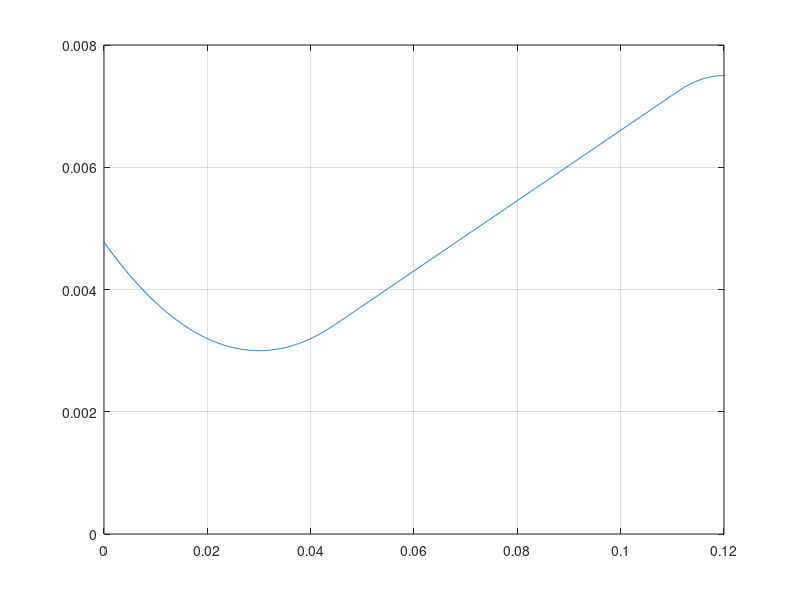

This figure's MATLAB source: (Note: this script raises an error after producing the figure.)
close all;
clc;
%Donnee:
b = 50e-3; % largeur de la conduite [m]
d_e = 15e-3; % hauteur de la sortie de la conduite [m]
h_e = 0.5*d_e; % [m]
d_t = 6e-3; % hauteur de la gorge [m]
h_t = 0.5*d_t; % [m]
L_c = 30e-3; % longueur partie convergente [m]
L_d = 90e-3; % longueur partie divergente [m]
L = 270e-3; % longueur conduite [m]
alpha = 3.25*pi/180; % angle de pente divergente [rad]
r1 = 254.3e-3; % rayon de courbure de la gorge [m] 
r2 = 153.7e-3; % rayon de courbure fin de divergente [m]
X = linspace(0,0.39,3900);
H = zeros(1,3900);
Mx = zeros(3,3900);
p = zeros(3,3900);
p0 = zeros(3,3900);

%%%%% Modelisation Geometry nozzle %%%%%

X_p1 = L_c + r1/( sqrt( 1/(tan(alpha))^2 -1 ) );

X_p2 = L_c + L_d - r2/( sqrt( 1/(tan(alpha))^2 +1 ) );

for i=1:length(X)
    if X(i)<=X_p1
        H(i) = h_t + r1 - sqrt( (r1)^2 - (X(i) - L_c)^2 );
    elseif X(i)<=X_p2 && X(i)>X_p1
        H(i) = 0.05748375*X(i) + 0.85568e-3;
    elseif X(i)<=0.12 && X(i)>X_p2
        H(i) = h_e - r2 + sqrt( (r2)^2 - (X(i) -L_c -L_d)^2);
    else
        H(i) = h_e;
    end
end
% plot nozzle
figure
%subplot(3,1,1);
plot(X,H)
grid on
xlim([0 0.12])
ylim([0 8e-3])

%% Calcul %%

%Donnees 
T0 = 300; % [K]
pa = 1.01325; % [bar]
At = d_t * b; % [m^2]
Ae = b * d_e; %[m^2]
S = 111; %[K]
Tref = 273.15; %[K]
muref = 1.716e-5; %[Ns/m^2]
R = 287.1;
gamma = 1.4;
Ax = 2*H*b; % Vecteur des aires

%cas sonic a gorge et subsonic apres
pe = pa;
Me = iterativeMachNumber(0.5,At,Ae,'subsonic');
p00(1) = pe * (1+ Me^(2) *(gamma-1)/2 )^(gamma/(gamma-1));

for i=1:length(Ax)
    Mx(1,i) = iterativeMachNumber(0.5,At,Ax(i),'subsonic');
end
p0(1,:) = p00(1)*ones(1,3900);
    

%cas supersonic a la divergence et shock a x=0.07
Ash = 2*H(700)*b;
Ms1 = iterativeMachNumber(1.5,At,Ash,'supersonic');
Ms2 = sqrt( (1+ Ms1^(2) *(gamma-1)/2 )/(gamma * Ms1^(2) - (gamma-1)/2 ) );
pe = pa;
A2star = Ash*Ms2*(((gamma+1)/2) / (1 + Ms2^2 * (gamma-1)/2))^((gamma+1)/(2*gamma-2));
Me = iterativeMachNumber(0.5,A2star,Ae,'subsonic');
p02 = pe * (1+ Me^(2) *(gamma-1)/2 )^(gamma/(gamma-1));
p01 = p02 / ((((gamma+1)/2) / (gamma*Ms1^2 - (gamma-1)/2))^(1/(gamma-1)) * ...
    ((((gamma+1)/2)*Ms1^2) / (1 + (gamma-1)/2*Ms1^2))^(gamma/(gamma-1)));
p00(2) = p01;

for i=1:length(Ax)
    if i<300
        Mx(2,i) = iterativeMachNumber(0.5,At,Ax(i),'subsonic');
    elseif i == 300
        Mx(2,i) = 1;
    elseif i > 300 && i <= 700
        Mx(2,i) = iterativeMachNumber(1.1,At,Ax(i),'supersonic');
    elseif i > 700
        Mx(2,i) = iterativeMachNumber(0.5,A2star,Ax(i),'subsonic');
    end
end

p0(2,:) = [p01*ones(1,700) p02*ones(1,3200)];

%cas sonic a gorge et supersonic partout avec shock a la sortie
% pe < pa
% Ash = Ae
Ms1 = iterativeMachNumber(1.5,At,Ae,'supersonic');
Ms2 = sqrt( (1+ Ms1^(2) *(gamma-1)/2 )/(gamma * Ms1^(2) - (gamma-1)/2 ) );
ps2 = pa;
p02 = ps2 * (1+ Ms2^(2) *(gamma-1)/2 )^(gamma/(gamma-1));
p01 = p02 / ((((gamma+1)/2) / (gamma*Ms1^2 - (gamma-1)/2))^(1/(gamma-1)) * ...
    ((((gamma+1)/2)*Ms1^2) / (1 + (gamma-1)/2*Ms1^2))^(gamma/(gamma-1)));
p00(3) = p01;

for i=1:length(Ax)
    if i<300
        Mx(3,i) = iterativeMachNumber(0.5,At,Ax(i),'subsonic');
    elseif i == 300
        Mx(3,i) = 1;
    elseif i > 300
        Mx(3,i) = iterativeMachNumber(1.5,At,Ax(i),'supersonic');
    end
end
p0(3,:) = [p01*ones(1,1200) p02*ones(1,2700)];

p = p0 ./(1+ Mx.^(2) *(gamma-1)/2 ).^(gamma/(gamma-1));
figure;
plot(X,p(1,:)./p0(1,:),X,p(2,:)./p0(2,:),X,p(3,:)./p0(3,:));

% Qm
Qm = (2/(gamma+1))^((gamma+1)/(2*gamma-2)) * sqrt(gamma/R) * At * p00/sqrt(T0)

%subplot(3,1,2);
figure
plot(X,Mx(1,:),'r');
grid on

hold on 
plot(X,Mx(2,:),'g');

hold on 
plot(X,Mx(3,:),'b');
%xlim([0 0.12])



function [lambda] = iterativeFriction(lambda_init , Re_d)
    x = lambda_init;
    f = @(lambda)(-3.0*log10(2.03*lambda/Re_d))
    epsilon = 1; % difference entre f(i+1) et f(i)
    
    while (epsilon > 0.001) % Precision 1e-3
        y = f(x)
        epsilon = abs(y - x)
        x = y
    end
    
    lambda = x;
end

function [Mx] = iterativeMachNumber(M_init , At , Ax , mode)
    % Constantes
    gamma = 1.4;
    epsilon = 1;
    x = M_init;
    
    % Choix d'equation selon supersonique ou subsonique
    if strcmp(mode,'subsonic')
        f = @(M)( At/Ax *( ((gamma+1)/2) / (1 + (gamma-1)/2 * M^2) )^((-gamma+1)/(2*gamma - 2)) );
    elseif strcmp(mode,'supersonic')
        %f = @(M)( sqrt( (2/(gamma-1)) * ( ((gamma+1)/2) * (At/(Ax*M))^((-2*gamma+2)/(gamma+1)) - 1) ) );       
        f = @(M)( sqrt( ( ((gamma+1)/2) * (At/(M*Ax))^(-2*(gamma-1)/(gamma+1)) - 1 ) * 2/(gamma-1) ) );
    else
        error('ERROR : wrong parameter "mode" given to the function');
    end
    
    % Boucle iterative
    while (epsilon > 1e-6) % Precision 1e-6
        y = f(x);
        epsilon = abs(y - x);
        x = y;
    end
    
    % Renvoi de valeur
    Mx = x;
end


